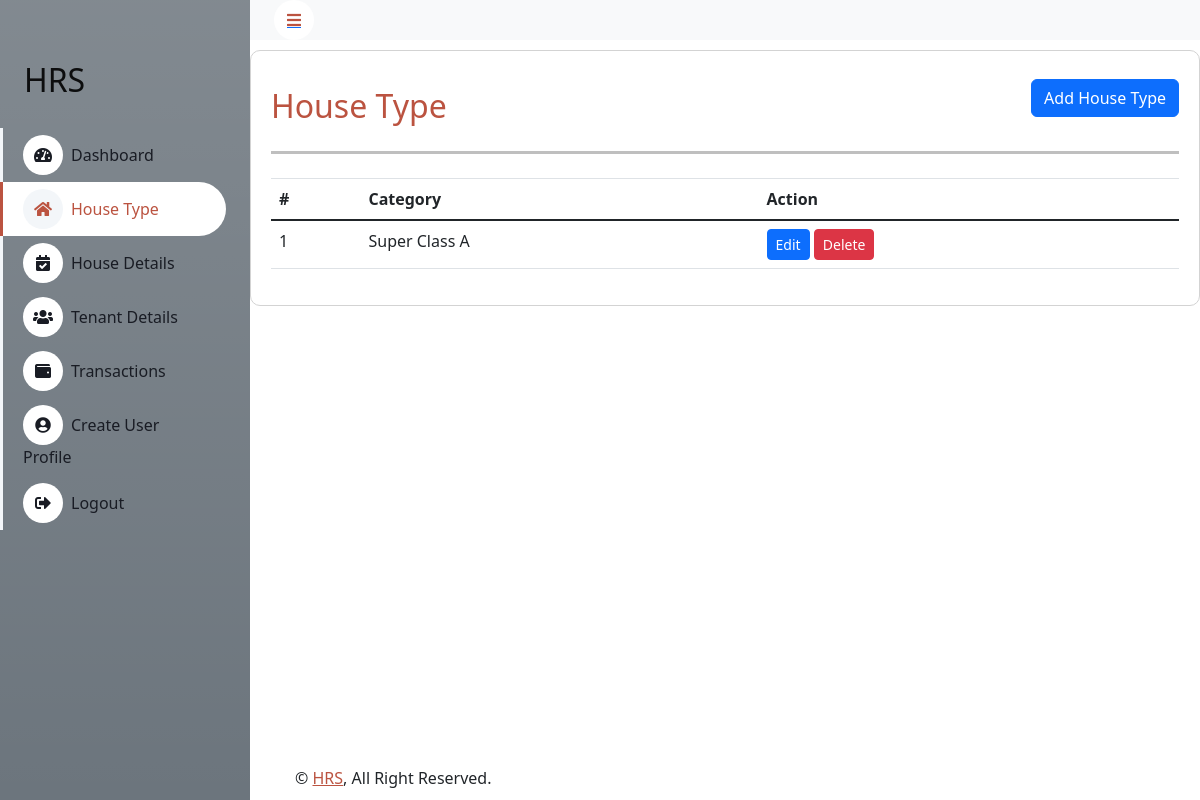
Before: /housetype.php (signed in) with the older database file.
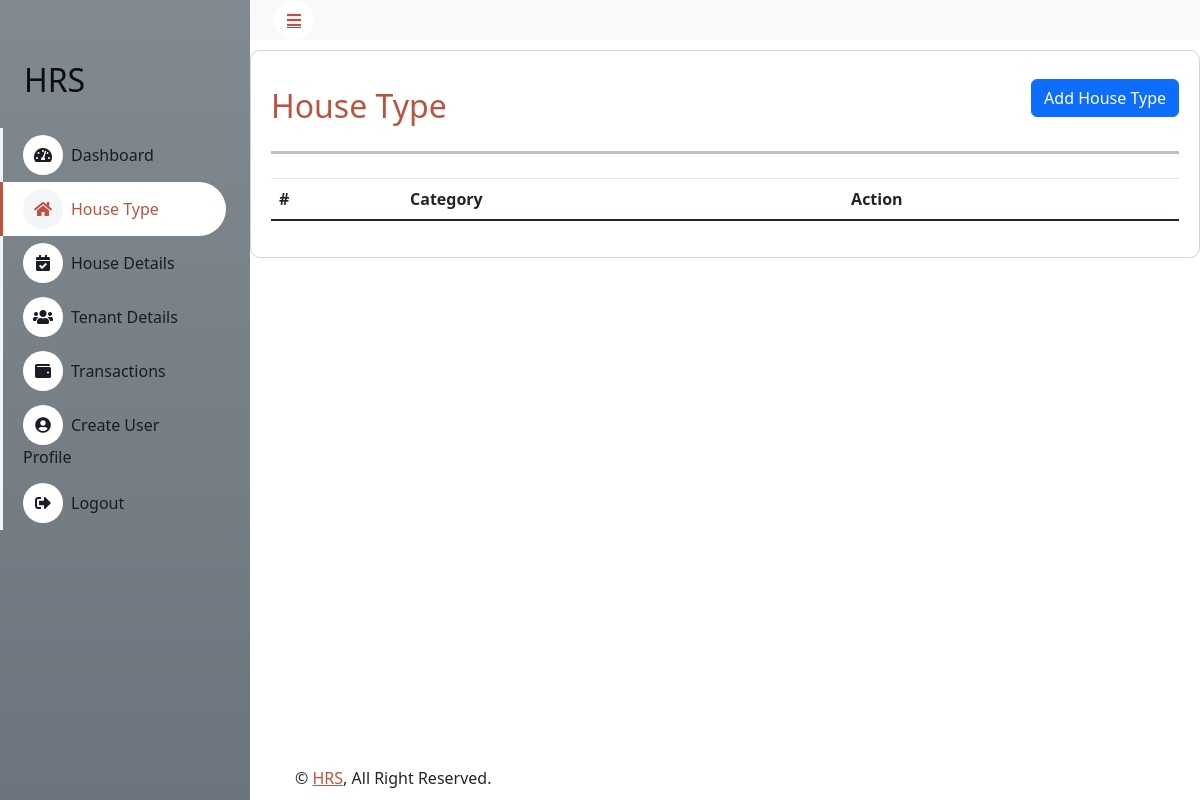
After: the same page with the newer database file.
### tables this page shows
CREATE TABLE `tbl_housetypes` (
  `housetype_id` int(11) NOT NULL,
  `housetype_name` varchar(255) NOT NULL
);

### housetype.php (the view, shortened to what this page needs)
<?php include 'header.php'; ?>
    <link href="https://cdnjs.cloudflare.com/ajax/libs/bootstrap/5.3.0/css/bootstrap.min.css" rel="stylesheet">
<body>
<?php include 'sidebar.php'; ?>
<div class="content">
    <?php include 'navbar.php'; ?>
    <div class="container">
        <div class="row align-items-center justify-content-between">
            <div class="col-md-6">
                <h2 class="mt-3 mb-3" style="color: #bb5340;">House Type</h2>
            </div>
            <div class="col-md-6 text-md-right">
                <button type="button" class="btn btn-primary mb-3" data-bs-toggle="modal" data-bs-target="#createModal">Add House Type</button>
            </div>
        </div>
        <hr id="line">
        <table id="datatableid" class="table mt-4">
    <thead>
        <tr>
            <th>#</th>
            <th>Category</th>
            <th>Action</th>
        </tr>
    </thead>
    <tbody>
        <?php
        $sql = "SELECT * FROM tbl_housetypes";
        $result = $conn->query($sql);
        $i = 0;
        while ($row = $result->fetch_assoc()) {
            $i++;
            echo "
            <tr>
                <td>{$i}</td>
                <td>{$row['housetype_name']}</td>
                <td>
                    <button class='btn btn-primary btn-sm' data-bs-toggle='modal' data-bs-target='#editModal_{$row['housetype_id']}'>Edit</button>
                    <button class='btn btn-danger btn-sm delete-btn' data-category-id='{$row['housetype_id']}'>Delete</button>
                </td>
            </tr>
            ";
        }
        ?>
    </tbody>
</table>
        <?php include 'footer.php'; ?>
    </div>
</div>
</body>
</html>

### header.php (shortened to what this page needs)
<!DOCTYPE html>
  <html lang="en">
  <head>
      <link href="https://cdnjs.cloudflare.com/ajax/libs/font-awesome/5.10.0/css/all.min.css" rel="stylesheet">
      <link href="https://cdn.jsdelivr.net/npm/bootstrap-icons@1.4.1/font/bootstrap-icons.css" rel="stylesheet">
      <link href="assets/lib/owlcarousel/assets/owl.carousel.min.css" rel="stylesheet">
      <link href="assets/lib/tempusdominus/css/tempusdominus-bootstrap-4.min.css" rel="stylesheet" />
      <link href="assets/css/bootstrap.min.css" rel="stylesheet">
      <link href="assets/css/style1.css" rel="stylesheet">
      <link rel="stylesheet" href="https://ajax.aspnetcdn.com/ajax/jquery.ui/1.10.4/themes/flick/jquery-ui.css">
 <link rel="stylesheet" href="https://cdn.datatables.net/1.11.5/css/jquery.dataTables.min.css">
 <link rel="stylesheet" href="https://stackpath.bootstrapcdn.com/bootstrap/4.5.2/css/bootstrap.min.css">
  <link rel="stylesheet" href="https://cdnjs.cloudflare.com/ajax/libs/font-awesome/5.15.1/css/all.min.css">
  <link rel="stylesheet" href="asset/css/admindash.css">
  </head>

### sidebar.php
<?php
    $currentPage = basename($_SERVER['PHP_SELF']);
?>
<div class="sidebar pe-4 pb-3 bg-secondary bg-gradient">
    <nav class="navbar navbar-light">
        <a href="admindash.php" class="navbar-brand mx-4 mb-3">
            <H2 class="mt-5">HRS</H2>
        </a>
        <div class="navbar-nav w-100">
            <a href="admindash.php" class="nav-item nav-link <?php if($currentPage == 'admindash.php') echo 'active'; ?>"><i class="fas fa-tachometer-alt mr-2"></i>Dashboard</a>
            <a href="housetype.php" class="nav-item nav-link <?php if($currentPage == 'housetype.php') echo 'active'; ?>"><i class="fas fa-home mr-2"></i>House Type</a>
            <a href="pendingbookings.php" class="nav-item nav-link <?php if($currentPage == 'pendingbookings.php') echo 'active'; ?>"><i class="fas fa-calendar-check mr-2"></i>House Details</a>
            <a href="tenantdetails.php" class="nav-item nav-link <?php if($currentPage == 'tenantdetails.php') echo 'active'; ?>"><i class="fas fa-users mr-2"></i>Tenant Details</a>
            <a href="transaction_payments.php" class="nav-item nav-link <?php if($currentPage == 'transaction_payments.php') echo 'active'; ?>"><i class="fas fa-wallet mr-2"></i>Transactions</a>
            <a href="createuser.php" class="nav-item nav-link <?php if($currentPage == 'createuser.php') echo 'active'; ?>"><i class="fas fa-user-circle mr-2"></i>Create User Profile</a>
            <a href="api/logout.php" class="nav-item nav-link logout-btn"><i class="fas fa-sign-out-alt mr-2"></i>Logout</a>
        </div>
    </nav>
</div>

### navbar.php
<nav class="navbar navbar-expand bg-light navbar-light sticky-top px-4 py-0">
    <a href="" class="sidebar-toggler flex-shrink-0">
        <i class="fa fa-bars" style="color:#bb5340;"></i>
    </a>
</nav>

### footer.php (shortened to what this page needs)
<link rel="stylesheet" href="users\css\style.css">
<footer class="footer">
    <div class="container-fluid pt-4 px-4">
        <div class="row">
            <div class="col-12 col-sm-6 text-center text-sm-start">
                &copy; <a href="" style="color: #bb5340;">HRS</a>, All Right Reserved.
            </div>
        </div>
    </div>
</footer>

### assets/css/style1.css (style rules this page uses)
:root { --primary: #bb5340; --light: #F3F6F9; --dark: #191C24; }
.container { width: 100%; border: solid 1px #D3D3D3; padding: 20px; margin-top: 10px; border-radius: 10px; }
.btn { transition: .5s; }
.btn.btn-primary { color: #FFFFFF; }
.footer { position: fixed; bottom: 0; width: 100%; padding: 10px 0; }
.sidebar { position: fixed; top: 0; left: 0; bottom: 0; width: 250px; height: 100vh; overflow-y: auto; background: var(--light); transition: 0.5s; z-index: 999; }
.content { margin-left: 250px; min-height: 100vh; background: #FFFFFF; transition: 0.5s; }
@media (min-width: 992px) { .sidebar { margin-left: 0; } }
@media (min-width: 992px) { .content { width: calc(100% - 250px); } }
.sidebar .navbar .navbar-nav .nav-link { padding: 7px 20px; color: var(--dark); font-weight: 500; border-left: 3px solid var(--light); border-radius: 0 30px 30px 0; outline: none; }
.sidebar .navbar .navbar-nav .nav-link:hover, .sidebar .navbar .navbar-nav .nav-link.active { color: var(--primary); background: #FFFFFF; border-color: var(--primary); }
.sidebar .navbar .navbar-nav .nav-link i { width: 40px; height: 40px; display: inline-flex; align-items: center; justify-content: center; background: #FFFFFF; border-radius: 40px; }
.sidebar .navbar .navbar-nav .nav-link:hover i, .sidebar .navbar .navbar-nav .nav-link.active i { background: var(--light); }
.content .navbar .sidebar-toggler, .content .navbar .navbar-nav .nav-link i { width: 40px; height: 40px; display: inline-flex; align-items: center; justify-content: center; background: #FFFFFF; border-radius: 40px; }

### assets/css/admindash.css (style rules this page uses)
body { font-family: Arial, sans-serif; background-image: url("../assets/images/bnb.jpg"); background-repeat: no-repeat; background-size: cover; margin: 0; padding: 0; }
.container { padding: 20px; }
.btn-primary { background-color: #65B741; border: medium; }
.sidebar { width: 250px; background-color: #333; position: fixed; left: 0; top: 0; height: 100%; width: 500px; transition: width 0.5s; }
#line { height: 3px; background-color: black; border: none; margin-top: 10px; margin-bottom: 20px; }

### assets/css/style.css (style rules this page uses)
:root { --primary: #bb5340; --light: #F3F6F9; --dark: #191C24; }
.container { width: 100%; border: solid 1px #D3D3D3; padding: 20px; margin-top: 10px; border-radius: 10px; }
.btn { transition: .5s; }
.btn.btn-primary { color: #FFFFFF; }
.footer { position: fixed; bottom: 0; width: 100%; padding: 10px 0; }
.sidebar { position: fixed; top: 0; left: 0; bottom: 0; width: 250px; height: 100vh; overflow-y: auto; background: var(--light); transition: 0.5s; z-index: 999; }
.content { margin-left: 250px; min-height: 100vh; background: #FFFFFF; transition: 0.5s; }
@media (min-width: 992px) { .sidebar { margin-left: 0; } }
@media (min-width: 992px) { .content { width: calc(100% - 250px); } }
.sidebar .navbar .navbar-nav .nav-link { padding: 7px 20px; color: var(--dark); font-weight: 500; border-left: 3px solid var(--light); border-radius: 0 30px 30px 0; outline: none; }
.sidebar .navbar .navbar-nav .nav-link:hover, .sidebar .navbar .navbar-nav .nav-link.active { color: var(--primary); background: #FFFFFF; border-color: var(--primary); }
.sidebar .navbar .navbar-nav .nav-link i { width: 40px; height: 40px; display: inline-flex; align-items: center; justify-content: center; background: #FFFFFF; border-radius: 40px; }
.sidebar .navbar .navbar-nav .nav-link:hover i, .sidebar .navbar .navbar-nav .nav-link.active i { background: var(--light); }
.content .navbar .sidebar-toggler, .content .navbar .navbar-nav .nav-link i { width: 40px; height: 40px; display: inline-flex; align-items: center; justify-content: center; background: #FFFFFF; border-radius: 40px; }

Changed rows visible on the page:
removed tbl_housetypes: housetype_name "Super Class A"
